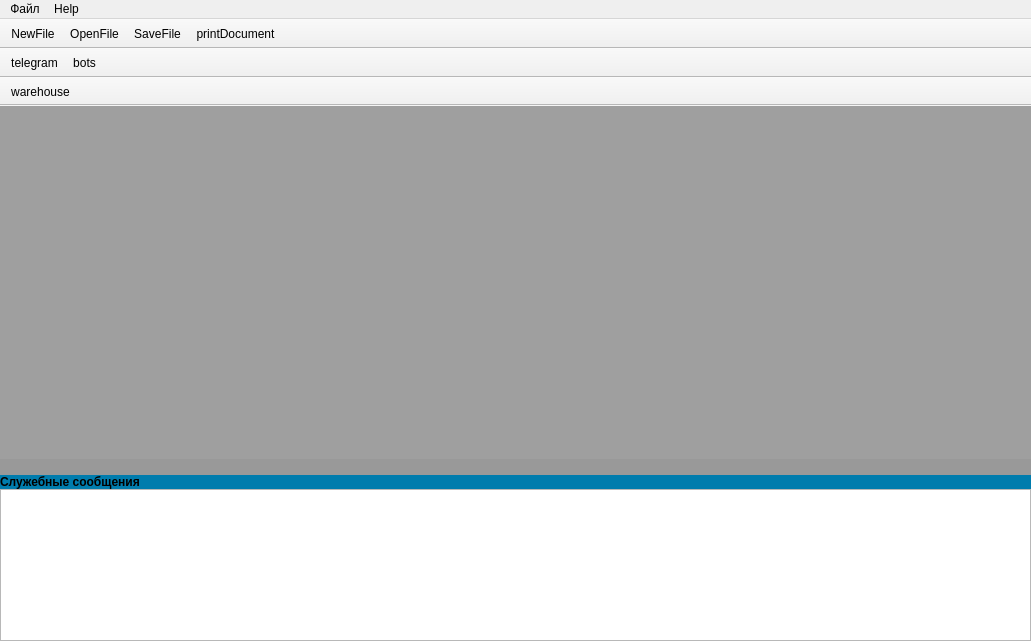
<?xml version="1.0" encoding="UTF-8"?>
<ui version="4.0">
 <class>KCRM</class>
 <widget class="QMainWindow" name="KCRM">
  <property name="geometry">
   <rect>
    <x>0</x>
    <y>0</y>
    <width>1031</width>
    <height>641</height>
   </rect>
  </property>
  <property name="windowTitle">
   <string>KCRM</string>
  </property>
  <property name="windowIcon">
   <iconset>
    <normaloff>res/favicon.ico</normaloff>res/favicon.ico</iconset>
  </property>
  <property name="iconSize">
   <size>
    <width>24</width>
    <height>24</height>
   </size>
  </property>
  <widget class="QWidget" name="centralwidget">
   <layout class="QVBoxLayout" name="verticalLayout_2">
    <property name="spacing">
     <number>0</number>
    </property>
    <property name="leftMargin">
     <number>0</number>
    </property>
    <property name="topMargin">
     <number>0</number>
    </property>
    <property name="rightMargin">
     <number>0</number>
    </property>
    <property name="bottomMargin">
     <number>0</number>
    </property>
    <item>
     <layout class="QVBoxLayout" name="verticalLayout">
      <property name="spacing">
       <number>0</number>
      </property>
      <item>
       <layout class="QGridLayout" name="gridLayout"/>
      </item>
      <item>
       <widget class="QMdiArea" name="mdiArea">
        <property name="documentMode">
         <bool>true</bool>
        </property>
        <property name="tabsClosable">
         <bool>true</bool>
        </property>
        <property name="tabsMovable">
         <bool>true</bool>
        </property>
       </widget>
      </item>
      <item>
       <widget class="widget_minimization_widget" name="widget" native="true">
        <property name="sizePolicy">
         <sizepolicy hsizetype="Expanding" vsizetype="Preferred">
          <horstretch>0</horstretch>
          <verstretch>0</verstretch>
         </sizepolicy>
        </property>
        <property name="minimumSize">
         <size>
          <width>0</width>
          <height>16</height>
         </size>
        </property>
        <property name="maximumSize">
         <size>
          <width>16777215</width>
          <height>16</height>
         </size>
        </property>
        <property name="layoutDirection">
         <enum>Qt::LeftToRight</enum>
        </property>
        <property name="styleSheet">
         <string notr="true">background-color : #999</string>
        </property>
       </widget>
      </item>
      <item>
       <widget class="QLabel" name="label">
        <property name="maximumSize">
         <size>
          <width>16777215</width>
          <height>15</height>
         </size>
        </property>
        <property name="font">
         <font>
          <bold>true</bold>
         </font>
        </property>
        <property name="styleSheet">
         <string notr="true">background-color : #007cad;
color : black

</string>
        </property>
        <property name="text">
         <string>Служебные сообщения</string>
        </property>
       </widget>
      </item>
      <item>
       <widget class="QPlainTextEdit" name="plainTextEdit">
        <property name="minimumSize">
         <size>
          <width>1029</width>
          <height>152</height>
         </size>
        </property>
        <property name="readOnly">
         <bool>true</bool>
        </property>
       </widget>
      </item>
     </layout>
    </item>
   </layout>
  </widget>
  <widget class="QMenuBar" name="menubar">
   <property name="geometry">
    <rect>
     <x>0</x>
     <y>0</y>
     <width>1031</width>
     <height>21</height>
    </rect>
   </property>
   <widget class="QMenu" name="menuFile">
    <property name="title">
     <string>Файл</string>
    </property>
    <addaction name="action"/>
    <addaction name="action_2"/>
    <addaction name="action_3"/>
    <addaction name="action_4"/>
   </widget>
   <widget class="QMenu" name="menuHelp">
    <property name="title">
     <string>Help</string>
    </property>
   </widget>
   <addaction name="menuFile"/>
   <addaction name="menuHelp"/>
  </widget>
  <widget class="QToolBar" name="toolBar">
   <property name="windowTitle">
    <string>toolBar</string>
   </property>
   <property name="movable">
    <bool>false</bool>
   </property>
   <property name="iconSize">
    <size>
     <width>20</width>
     <height>20</height>
    </size>
   </property>
   <attribute name="toolBarArea">
    <enum>TopToolBarArea</enum>
   </attribute>
   <attribute name="toolBarBreak">
    <bool>false</bool>
   </attribute>
   <addaction name="actionNewFile"/>
   <addaction name="actionOpenFile"/>
   <addaction name="actionSaveFile"/>
   <addaction name="actionprintDocument"/>
  </widget>
  <widget class="QToolBar" name="toolBar_2">
   <property name="windowTitle">
    <string>toolBar_2</string>
   </property>
   <property name="movable">
    <bool>false</bool>
   </property>
   <property name="iconSize">
    <size>
     <width>20</width>
     <height>20</height>
    </size>
   </property>
   <attribute name="toolBarArea">
    <enum>TopToolBarArea</enum>
   </attribute>
   <attribute name="toolBarBreak">
    <bool>true</bool>
   </attribute>
   <addaction name="actiontelegram"/>
   <addaction name="actionbots"/>
  </widget>
  <widget class="QToolBar" name="toolBar_3">
   <property name="windowTitle">
    <string>toolBar_3</string>
   </property>
   <property name="movable">
    <bool>false</bool>
   </property>
   <property name="iconSize">
    <size>
     <width>20</width>
     <height>20</height>
    </size>
   </property>
   <attribute name="toolBarArea">
    <enum>TopToolBarArea</enum>
   </attribute>
   <attribute name="toolBarBreak">
    <bool>true</bool>
   </attribute>
   <addaction name="actionwarehouse"/>
  </widget>
  <action name="actionNewFile">
   <property name="icon">
    <iconset resource="../resource.qrc">
     <normaloff>:/res/res/newfile.png</normaloff>:/res/res/newfile.png</iconset>
   </property>
   <property name="text">
    <string>NewFile</string>
   </property>
  </action>
  <action name="actionOpenFile">
   <property name="icon">
    <iconset resource="../resource.qrc">
     <normaloff>:/res/res/open.png</normaloff>:/res/res/open.png</iconset>
   </property>
   <property name="text">
    <string>OpenFile</string>
   </property>
  </action>
  <action name="actionSaveFile">
   <property name="icon">
    <iconset resource="../resource.qrc">
     <normaloff>:/res/res/save.png</normaloff>:/res/res/save.png</iconset>
   </property>
   <property name="text">
    <string>SaveFile</string>
   </property>
  </action>
  <action name="action">
   <property name="text">
    <string>Новый</string>
   </property>
  </action>
  <action name="action_2">
   <property name="text">
    <string>Открыть</string>
   </property>
  </action>
  <action name="action_3">
   <property name="text">
    <string>Сохранить</string>
   </property>
  </action>
  <action name="action_4">
   <property name="text">
    <string>Печать</string>
   </property>
  </action>
  <action name="actiontelegram">
   <property name="icon">
    <iconset resource="../resource.qrc">
     <normaloff>:/res/res/telegram.png</normaloff>:/res/res/telegram.png</iconset>
   </property>
   <property name="text">
    <string>telegram</string>
   </property>
   <property name="menuRole">
    <enum>QAction::NoRole</enum>
   </property>
  </action>
  <action name="actionbots">
   <property name="icon">
    <iconset resource="../resource.qrc">
     <normaloff>:/res/res/bots.png</normaloff>:/res/res/bots.png</iconset>
   </property>
   <property name="text">
    <string>bots</string>
   </property>
   <property name="menuRole">
    <enum>QAction::NoRole</enum>
   </property>
  </action>
  <action name="actionprintDocument">
   <property name="icon">
    <iconset resource="../resource.qrc">
     <normaloff>:/res/res/print.png</normaloff>:/res/res/print.png</iconset>
   </property>
   <property name="text">
    <string>printDocument</string>
   </property>
   <property name="menuRole">
    <enum>QAction::NoRole</enum>
   </property>
  </action>
  <action name="actionwarehouse">
   <property name="icon">
    <iconset resource="../resource.qrc">
     <normaloff>:/res/res/warehouse.png</normaloff>:/res/res/warehouse.png</iconset>
   </property>
   <property name="text">
    <string>warehouse</string>
   </property>
   <property name="menuRole">
    <enum>QAction::NoRole</enum>
   </property>
  </action>
 </widget>
 <customwidgets>
  <customwidget>
   <class>widget_minimization_widget</class>
   <extends>QWidget</extends>
   <header>src/widget_minimization_widget.h</header>
   <container>1</container>
  </customwidget>
 </customwidgets>
 <resources>
  <include location="../resource.qrc"/>
 </resources>
 <connections/>
</ui>
